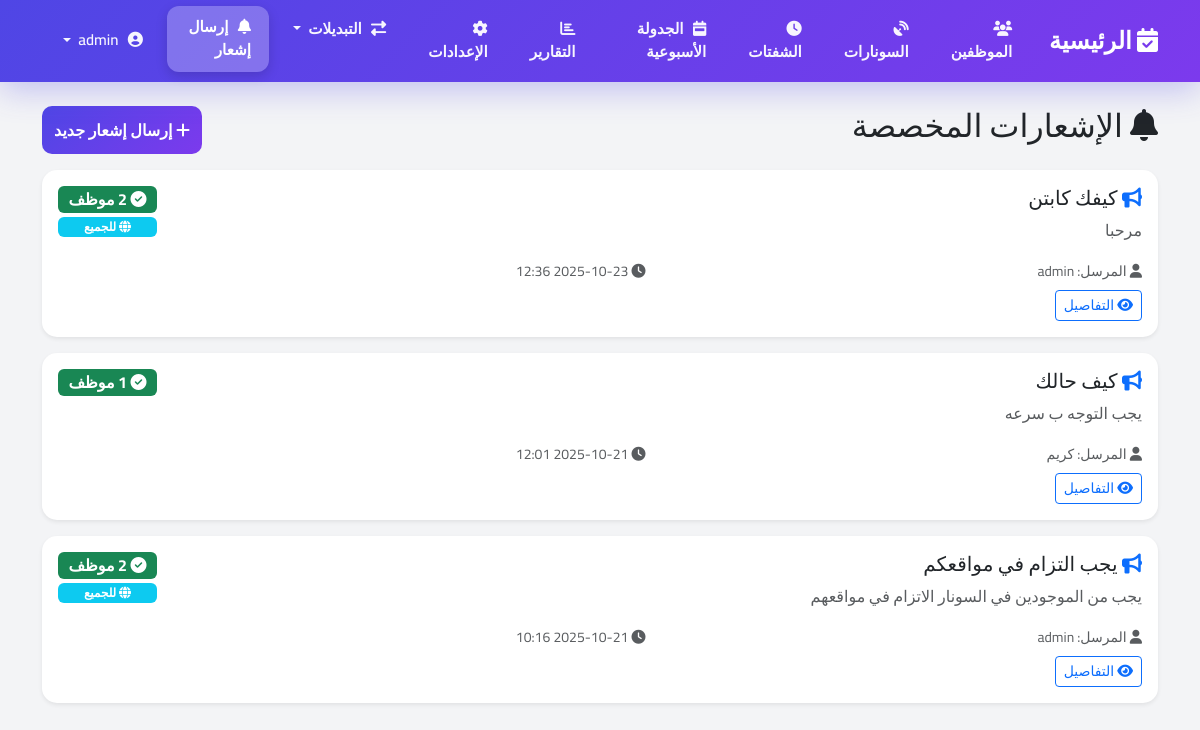
The page /notifications/ (signed in) on the database as committed earlier.
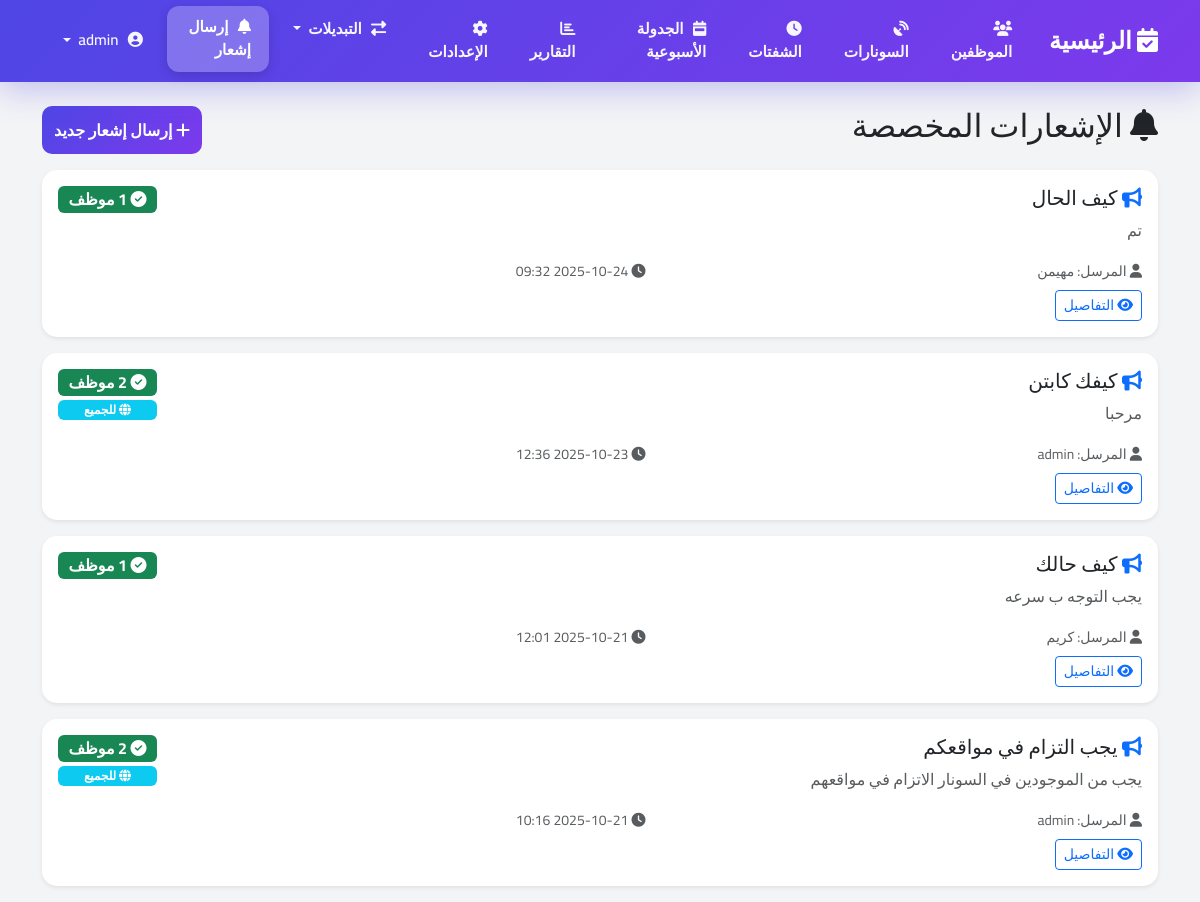
The same page on the database as committed later.
### shifts/models.py (models this page shows, shortened)
class CustomNotification(models.Model):
    title = models.CharField(max_length=200, verbose_name='عنوان الإشعار')
    message = models.TextField(verbose_name='نص الإشعار')
    sent_by = models.ForeignKey(
        User,
        on_delete=models.CASCADE,
        verbose_name='المرسل'
    )
    sent_at = models.DateTimeField(auto_now_add=True, verbose_name='وقت الإرسال')
    target_employees = models.ManyToManyField(
        Employee,
        blank=True,
        verbose_name='الموظفون المستهدفون',
        help_text='اترك فارغاً للإرسال لجميع الموظفين'
    )
    send_to_all = models.BooleanField(
        default=False,
        verbose_name='إرسال لجميع الموظفين'
    )
    total_sent = models.IntegerField(default=0, verbose_name='عدد المرسل إليهم')
    class Meta:
        verbose_name = 'إشعار مخصص'
        verbose_name_plural = 'الإشعارات المخصصة'
        ordering = ['-sent_at']

### shifts/views.py (the view)
# urls.py: path('notifications/', views.custom_notifications_list, name='custom_notifications_list'),
@staff_required
def custom_notifications_list(request):
    notifications = CustomNotification.objects.all().order_by('-sent_at')
    return render(request, 'notifications/list.html', {'notifications': notifications})

### templates/notifications/list.html (shortened to what this page needs)
{% extends 'base.html' %}
{% block content %}
<div class="container mt-4">
    <div class="row mb-3">
        <div class="col">
            <h2><i class="fas fa-bell"></i> الإشعارات المخصصة</h2>
        </div>
        <div class="col-auto">
            <a href="{% url 'send_custom_notification' %}" class="btn btn-primary">
                <i class="fas fa-plus"></i> إرسال إشعار جديد
            </a>
        </div>
    </div>
    {% if notifications %}
        <div class="row">
            {% for notification in notifications %}
                <div class="col-md-12 mb-3">
                    <div class="card shadow-sm">
                        <div class="card-body">
                            <div class="d-flex justify-content-between align-items-start">
                                <div class="flex-grow-1">
                                    <h5 class="card-title">
                                        <i class="fas fa-bullhorn text-primary"></i>
                                        {{ notification.title }}
                                    </h5>
                                    <p class="card-text text-muted">
                                        {{ notification.message|truncatewords:20 }}
                                    </p>
                                    <div class="row text-sm">
                                        <div class="col-md-6">
                                            <small class="text-muted">
                                                <i class="fas fa-user"></i> المرسل: {{ notification.sent_by.get_full_name|default:notification.sent_by.username }}
                                            </small>
                                        </div>
                                        <div class="col-md-6">
                                            <small class="text-muted">
                                                <i class="fas fa-clock"></i> {{ notification.sent_at|date:"Y-m-d H:i" }}
                                            </small>
                                        </div>
                                    </div>
                                </div>
                                <div class="text-end ms-3">
                                    <span class="badge bg-success fs-6">
                                        <i class="fas fa-check-circle"></i>
                                        {{ notification.total_sent }} موظف
                                    </span>
                                    {% if notification.send_to_all %}
                                        <span class="badge bg-info mt-1 d-block">
                                            <i class="fas fa-globe"></i> للجميع
                                        </span>
                                    {% endif %}
                                </div>
                            </div>
                            <div class="mt-2">
                                <a href="{% url 'custom_notification_detail' notification.pk %}" class="btn btn-sm btn-outline-primary">
                                    <i class="fas fa-eye"></i> التفاصيل
                                </a>
                            </div>
                        </div>
                    </div>
                </div>
            {% endfor %}
        </div>
    {% endif %}
</div>
{% endblock %}

Rows that differ between the two databases and show on the page:
added CustomNotification: title "كيف الحال", message "تم", sent_by.get_full_name "مهيمن", sent_at "2025-10-24 09:32", total_sent "1"
